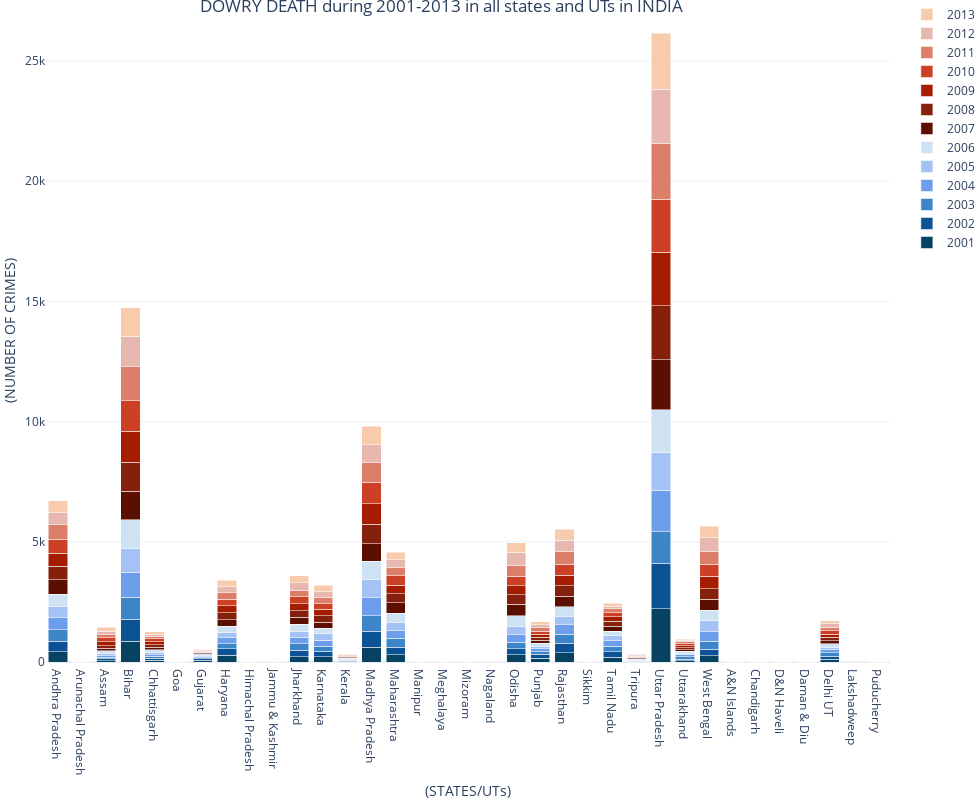

Notebook code for this chart:
### Code cell
#plotly plot for DOWRY DEATH

from plotly.offline import init_notebook_mode, iplot, plot
import plotly as py
init_notebook_mode(connected=True)
import plotly.graph_objects as go
import plotly.express as px
from plotly.tools import FigureFactory as FF
from matplotlib.colors import ListedColormap


#stats for DOWRY DEATH:-
fig = go.Figure(data=[
    go.Bar(name='2001', x=crime_df['STATE/UT'], y=crime_df3.iloc[0,1:],marker_color = '#074263'),
    go.Bar(name='2002', x=crime_df['STATE/UT'], y=crime_df3.iloc[1,1:],marker_color = '#0B5394'),
    go.Bar(name='2003', x=crime_df['STATE/UT'], y=crime_df3.iloc[2,1:],marker_color = '#3D85C6'),
    go.Bar(name='2004', x=crime_df['STATE/UT'], y=crime_df3.iloc[3,1:],marker_color = '#6D9EEB'),
    go.Bar(name='2005', x=crime_df['STATE/UT'], y=crime_df3.iloc[4,1:],marker_color = '#A4C2F4'),
    go.Bar(name='2006', x=crime_df['STATE/UT'], y=crime_df3.iloc[5,1:],marker_color = '#CFE2F3'),
    go.Bar(name='2007', x=crime_df['STATE/UT'], y=crime_df3.iloc[6,1:],marker_color = '#5B0F00'),
    go.Bar(name='2008', x=crime_df['STATE/UT'], y=crime_df3.iloc[7,1:],marker_color = '#85200C'),
    go.Bar(name='2009', x=crime_df['STATE/UT'], y=crime_df3.iloc[8,1:],marker_color = '#A61C00'),
    go.Bar(name='2010', x=crime_df['STATE/UT'], y=crime_df3.iloc[9,1:],marker_color = '#CC4125'),
    go.Bar(name='2011', x=crime_df['STATE/UT'], y=crime_df3.iloc[10,1:],marker_color = '#DD7E6B'),
    go.Bar(name='2012', x=crime_df['STATE/UT'], y=crime_df3.iloc[11,1:],marker_color = '#E6B8AF'),
    go.Bar(name='2013', x=crime_df['STATE/UT'], y=crime_df3.iloc[12,1:],marker_color = '#F8CBAD')
    ])
# Change the bar mode
fig.update_layout(barmode='stack',
                 title={
        'text': "DOWRY DEATH during 2001-2013 in all states and UTs in INDIA",
        'y':1,
        'x':0.45,
        'xanchor': 'center',
        'yanchor': 'top'})

fig.update_layout(
    
    xaxis=dict(
        title='(STATES/UTs)',
        titlefont_size=14,
        tickfont_size=12,
    ),
    yaxis=dict(
        title='(NUMBER OF CRIMES)',
        titlefont_size=14,
        tickfont_size=12,
    ),
    width=980,
    height=800,
    #autosize=True,
    margin=dict(t=0, b=0, l=0, r=0),
    template="plotly_white",
)




fig.show()
#plt.clf()

### Figure 1 — Plotly figure (JSON) as saved in the notebook; plotly's stock layout.template omitted (floating-point values rounded to 4 significant figures; data arrays with more than 128 entries replaced by an {"elided": "..."} marker saying what was removed)
{"data": [{"marker": {"color": "#074263"}, "name": "2001", "type": "bar", "x": {"elided": "210 str values"}, "y": [420, 0, 59, 859, 70, 2, 67, 285, 10, 13, 217, 220, 27, 609, 308, 0, 0, 0, 0, 294, 159, 376, 0, 191, 16, 2211, 56, 265, 0, 3, 0, 0, 113, 0, 1]}, {"marker": {"color": "#0B5394"}, "name": "2002", "type": "bar", "x": {"elided": "210 str values"}, "y": [449, 0, 70, 927, 85, 2, 62, 256, 6, 18, 275, 233, 17, 674, 303, 0, 0, 0, 0, 248, 166, 399, 0, 243, 16, 1893, 66, 273, 0, 1, 0, 0, 135, 0, 5]}, {"marker": {"color": "#3D85C6"}, "name": "2003", "type": "bar", "x": {"elided": "210 str values"}, "y": [466, 0, 60, 909, 79, 2, 54, 222, 6, 10, 262, 194, 33, 648, 368, 0, 0, 0, 0, 279, 110, 389, 0, 220, 20, 1322, 93, 329, 0, 1, 0, 1, 130, 0, 1]}, {"marker": {"color": "#6D9EEB"}, "name": "2004", "type": "bar", "x": {"elided": "210 str values"}, "y": [512, 0, 74, 1029, 71, 2, 58, 251, 8, 9, 275, 259, 31, 751, 314, 0, 2, 0, 0, 319, 113, 379, 0, 225, 20, 1708, 82, 396, 0, 6, 0, 0, 126, 0, 6]}, {"marker": {"color": "#A4C2F4"}, "name": "2005", "type": "bar", "x": {"elided": "210 str values"}, "y": [443, 0, 99, 1014, 100, 2, 48, 212, 2, 5, 257, 261, 21, 739, 341, 0, 1, 4, 0, 334, 99, 361, 0, 215, 34, 1564, 63, 446, 0, 3, 0, 1, 114, 0, 4]}, {"marker": {"color": "#CFE2F3"}, "name": "2006", "type": "bar", "x": {"elided": "210 str values"}, "y": [519, 1, 105, 1188, 103, 0, 50, 255, 3, 10, 281, 244, 25, 764, 387, 0, 6, 0, 0, 457, 130, 394, 0, 187, 35, 1798, 80, 445, 0, 10, 1, 0, 137, 0, 3]}, {"marker": {"color": "#5B0F00"}, "name": "2007", "type": "bar", "x": {"elided": "210 str values"}, "y": [613, 0, 100, 1172, 100, 2, 42, 269, 8, 9, 303, 251, 27, 742, 436, 0, 2, 0, 0, 461, 133, 439, 0, 208, 36, 2076, 70, 451, 1, 1, 0, 1, 138, 0, 2]}, {"marker": {"color": "#85200C"}, "name": "2008", "type": "bar", "x": {"elided": "210 str values"}, "y": [556, 0, 103, 1210, 106, 2, 27, 302, 3, 21, 266, 259, 31, 805, 390, 1, 2, 0, 0, 401, 128, 439, 0, 207, 16, 2237, 73, 451, 2, 3, 0, 0, 129, 0, 2]}, {"marker": {"color": "#A61C00"}, "name": "2009", "type": "bar", "x": {"elided": "210 str values"}, "y": [546, 0, 170, 1295, 128, 3, 24, 281, 1, 12, 295, 264, 20, 858, 341, 0, 0, 0, 0, 384, 126, 436, 0, 194, 29, 2232, 94, 506, 1, 2, 0, 0, 141, 0, 0]}, {"marker": {"color": "#CC4125"}, "name": "2010", "type": "bar", "x": {"elided": "210 str values"}, "y": [588, 0, 175, 1257, 115, 1, 19, 284, 2, 9, 276, 248, 22, 892, 393, 0, 0, 0, 0, 388, 121, 462, 1, 165, 25, 2217, 75, 507, 0, 5, 0, 0, 143, 0, 1]}, {"marker": {"color": "#DD7E6B"}, "name": "2011", "type": "bar", "x": {"elided": "210 str values"}, "y": [599, 0, 121, 1413, 104, 1, 30, 255, 4, 11, 282, 267, 15, 811, 339, 1, 1, 0, 0, 465, 143, 514, 0, 152, 30, 2322, 83, 510, 0, 2, 0, 0, 142, 0, 1]}, {"marker": {"color": "#E6B8AF"}, "name": "2012", "type": "bar", "x": {"elided": "210 str values"}, "y": [504, 1, 140, 1275, 81, 0, 21, 258, 2, 8, 302, 218, 32, 743, 329, 0, 1, 0, 0, 525, 118, 478, 1, 110, 37, 2244, 71, 593, 2, 5, 0, 0, 134, 0, 0]}, {"marker": {"color": "#F8CBAD"}, "name": "2013", "type": "bar", "x": {"elided": "210 str values"}, "y": [492, 0, 170, 1182, 109, 0, 29, 263, 0, 7, 307, 277, 21, 776, 320, 0, 2, 0, 1, 395, 126, 453, 0, 118, 29, 2335, 43, 481, 1, 1, 0, 0, 144, 0, 1]}], "layout": {"barmode": "stack", "height": 800, "margin": {"b": 0, "l": 0, "r": 0, "t": 0}, "title": {"text": "DOWRY DEATH during 2001-2013 in all states and UTs in INDIA", "x": 0.45, "xanchor": "center", "y": 1, "yanchor": "top"}, "width": 980, "xaxis": {"tickfont": {"size": 12}, "title": {"font": {"size": 14}, "text": "(STATES/UTs)"}}, "yaxis": {"tickfont": {"size": 12}, "title": {"font": {"size": 14}, "text": "(NUMBER OF CRIMES)"}}}}
